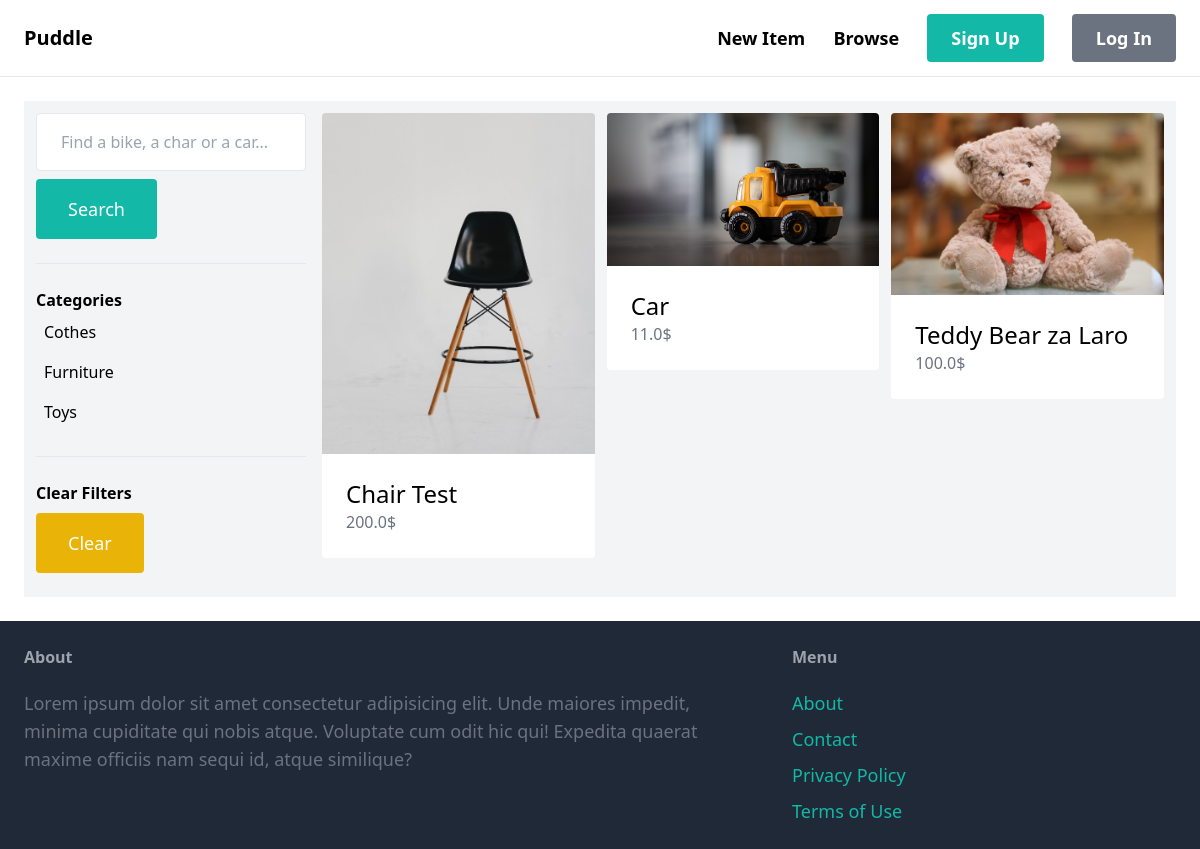
The app's page /items/ with its own data.
### item/models.py (models this page shows, shortened)
class Category(models.Model):
    name = models.CharField(max_length=255)
    class Meta:
        verbose_name_plural = "Categories"
        ordering = ("name",)

class Item(models.Model):
    category = models.ForeignKey(Category, related_name="items", on_delete=models.CASCADE)
    name = models.CharField(max_length=255)
    description = models.TextField(blank=True, null=True)
    price = models.FloatField()
    image = models.ImageField(upload_to="items_images")
    is_sold = models.BooleanField(default=False)
    created_at = models.DateTimeField(auto_now_add=True)
    created_by = models.ForeignKey(User, related_name="items", on_delete=models.CASCADE)

### item/views.py (the view)
# urls.py: path("items/", include("item.urls")),
def items(request):
    query = request.GET.get("query", "")
    categories = Category.objects.all()
    category_id = request.GET.get("category", 0)
    items = Item.objects.filter(is_sold=False)
    if category_id:
        items = items.filter(category_id=category_id)
    if query:
        items = items.filter(Q(name__icontains=query) | Q(description__icontains=query))
    return render(request, "item/items.html", {
        "items": items,
        "query": query,
        "categories": categories,
        "category_id": int(category_id),
    })

### item/templates/item/items.html (shortened to what this page needs)
{% extends 'homepage/base.html' %}
{% block content %}
<div class="pb-6 grid grid-cols-4 gap-4 bg-gray-100 p-3">
    <div class="col-span-1">
        <form method="get" action="{% url 'item:items' %}">
            <input name="query" type="text" class="w-full py-4 px-6 border rounded" value="{{ query }}" placeholder="Find a bike, a char or a car...">
            <button class="mt-2 py-4 px-8 text-lg bg-teal-500 text-white rounded">Search</button>
        </form>
        <hr class="my-6">
        <p class="font-semibold">Categories</p>
        <ul>
            {% for category in categories %}
            <li class="py-2 px-2 rounded {% if category.id == category_id %} bg-gray-200 {% endif %}">
                <a href="{% url 'item:items' %}?query={{ query }}&category={{ category.id }}">{{ category.name }}</a>
            </li>
            {% endfor %}
        </ul>
        <hr class="my-6">
        <p class="font-semibold">Clear Filters</p>
        <ul>
            <li>
                <a href="{% url 'item:items' %}" class="mt-2 py-4 px-8 inline-block bg-yellow-500 text-lg rounded text-white">Clear</a>
            </li>
        </ul>
    </div>
    <div class="col-span-3">
        <div class="grid grid-cols-3 gap-3">
            {% for item in items %}
                <div>
                    <a href="{% url 'item:detail' item.id %}">
                        <div>
                            <img src="{{ item.image.url }}" class="rounded-t">
                        </div>
                        <div class="p-6 bg-white rounded-b">
                            <h2 class="text-2xl">
                                {{ item.name }}
                            </h2>
                            <p class="text-gray-500">
                                {{ item.price }}$
                            </p>
                        </div>
                    </a>
                </div>
            {% endfor %}
        </div>
    </div>
</div>
{% endblock content %}

### records on screen
Category: name "Cothes"
Category: name "Furniture"
Category: name "Toys"
Item: image (picture), name "Chair Test", price "200.0"
Item: image (picture), name "Car", price "11.0"
Item: image (picture), name "Teddy Bear za Laro", price "100.0"
